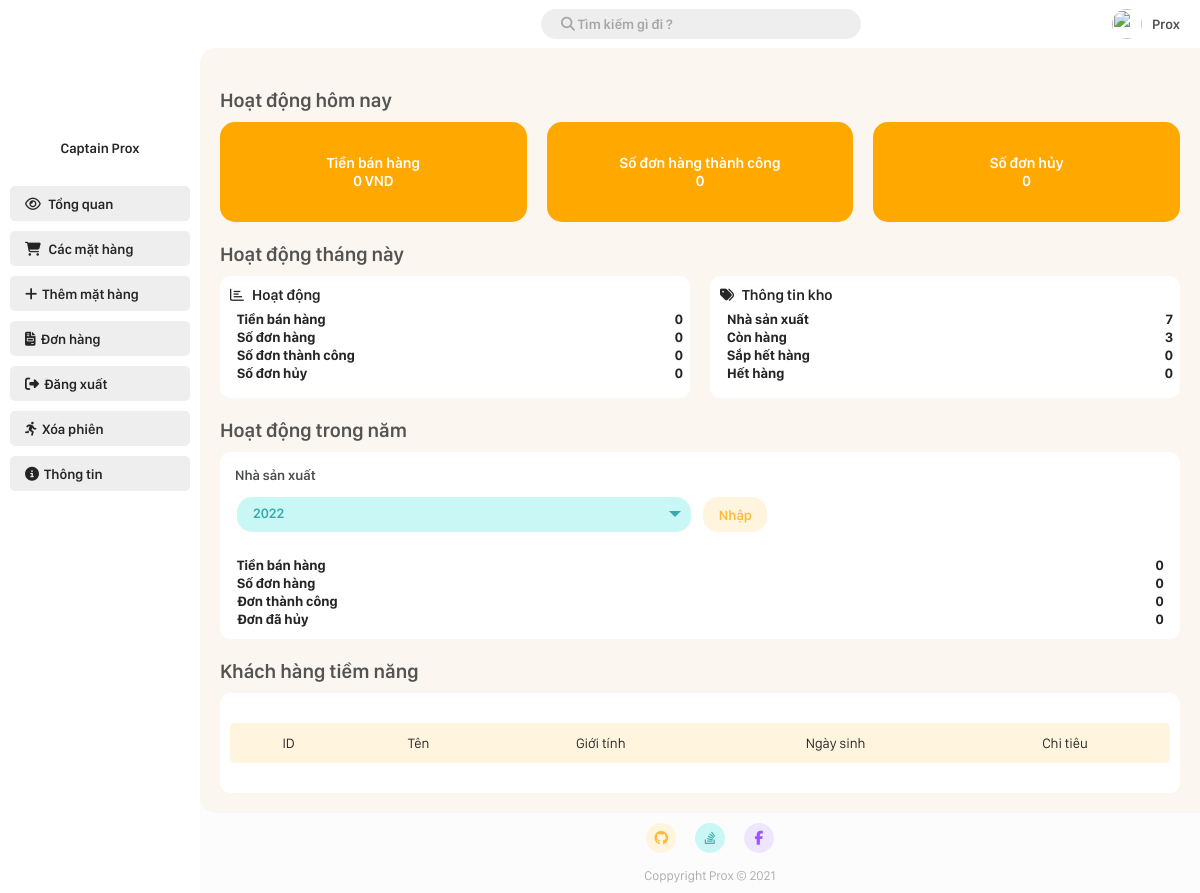
The page /Admin/index.php (signed in) on the database as committed earlier.
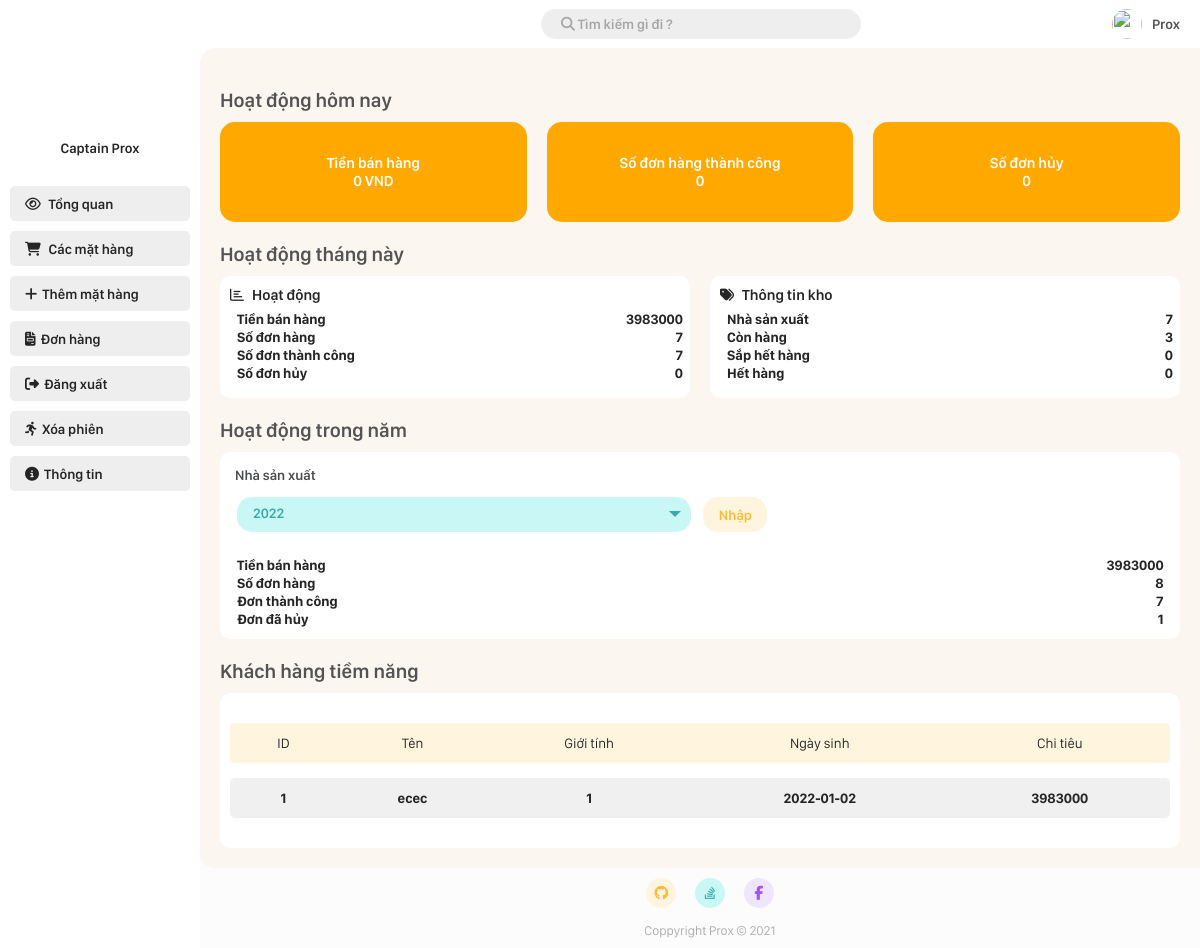
The same page on the database as committed later.
### tables this page shows
CREATE TABLE `customer` (
  `id` int(11) NOT NULL,
  `name` varchar(20) NOT NULL,
  `gender` bit(2) NOT NULL DEFAULT b'1',
  `dob` date NOT NULL,
  `email` varchar(20) NOT NULL,
  `password` varchar(20) NOT NULL,
  `phone` varchar(20) NOT NULL,
  `address` varchar(50) NOT NULL,
  `token` varchar(50) NOT NULL
);

### Admin/index.php (the view, shortened to what the changed rows need)
<!DOCTYPE html>
<html lang="en">
<head>
    <link rel="stylesheet" href="./CSS/style.css?v=2.2">
</head>
<body>
  <?php
      $query1month = "SELECT * FROM bill WHERE MONTH(TIMEDIFF(bill.time_order, CAST(CAST(NOW() AS DATE) AS DATETIME))) = 1";
      $totalOfMonth = "SELECT IFNULL(SUM(total), 0) as total_month FROM bill as t1 JOIN ( SELECT bill_detail.*,product.name,product.cost,product.cost * bill_detail.quantity as total FROM bill_detail JOIN product ON bill_detail.product_id = product.id ) as t2 ON t1.id = t2.bill_id WHERE MONTH(TIMEDIFF(t1.time_order, CAST(CAST(NOW() AS DATE) AS DATETIME))) = 1 AND t1.status = 2";
      $unSuccess_bill = 0;
      $totalOfMonthValueArray = mysqli_query($connect, $totalOfMonth);
      $totalOfMonthValue = mysqli_fetch_array($totalOfMonthValueArray);
      $success_bill_month = 0;
      $unSuccess_bill_month = 0;
      $queryMonthArray = mysqli_query($connect, $query1month);
      foreach ($queryMonthArray as $bill_month ) {
        if($bill_month['status'] == 2){
          $success_bill_month +=1;
        }else if($bill_month['status'] == 3){
          $unSuccess_bill_month +=1;
        }
      }
      $manufacturer_query = "SELECT count(*) as number_of_manufacturer FROM manufacturer";
      $number_of_manufacturer_array = mysqli_query($connect, $manufacturer_query);
      $number_of_manufacturer_result = mysqli_fetch_array($number_of_manufacturer_array);
      $number_of_manufacturer_value = $number_of_manufacturer_result['number_of_manufacturer'];
      $stocking_query = "SELECT count(*) as stocking FROM product WHERE quantity > 0";
      $stocking_array = mysqli_query($connect, $stocking_query);
      $stocking_result = mysqli_fetch_array($stocking_array);
      $stocking_value = $stocking_result['stocking'];
      $out_of_stock_soon_query = "SELECT count(*) as out_of_stock_soon FROM product WHERE quantity < 20";
      $out_of_stock_soon_array = mysqli_query($connect, $out_of_stock_soon_query);
      $out_of_stock_soon_result = mysqli_fetch_array($out_of_stock_soon_array);
      $out_of_stock_soon_value = $out_of_stock_soon_result['out_of_stock_soon'];
      $out_of_stock_query = "SELECT count(*) as out_of_stock FROM product WHERE quantity < 20";
      $out_of_stock_array = mysqli_query($connect, $out_of_stock_query);
      $out_of_stock_result = mysqli_fetch_array($out_of_stock_array);
      $out_of_stock_value = $out_of_stock_result['out_of_stock'];
      $top5spending = "SELECT id,name,gender,dob,spending FROM customer as cus JOIN ( SELECT sum(total) as spending,t1.customer_id FROM bill as t1 JOIN ( SELECT bill_detail.*,product.name,product.cost,product.cost * bill_detail.quantity as total FROM bill_detail JOIN product ON bill_detail.product_id = product.id ) as t2 ON t1.id = t2.bill_id GROUP BY t1.customer_id ) as cus2 ON cus.id = cus2.customer_id ORDER BY spending DESC LIMIT 5";
      $topSpending_result = mysqli_query($connect, $top5spending);
  ?>
  <?php
    $year = date("Y");
      $query1Year = "SELECT * FROM bill WHERE YEAR(bill.time_order) = $year";
      $totalOfYear = "SELECT IFNULL(SUM(total), 0) as total_year FROM bill as t1 JOIN ( SELECT bill_detail.*,product.name,product.cost,product.cost * bill_detail.quantity as total FROM bill_detail JOIN product ON bill_detail.product_id = product.id ) as t2 ON t1.id = t2.bill_id WHERE YEAR(t1.time_order) = $year AND t1.status = 2";
      $totalOfYearValueArray = mysqli_query($connect, $totalOfYear);
      $totalOfYearValue = mysqli_fetch_array($totalOfYearValueArray);
      $success_bill_year = 0;
      $unSuccess_bill_year = 0;
      $queryYearArray = mysqli_query($connect, $query1Year);
      foreach ($queryYearArray as $bill_year ) {
        if($bill_year['status'] == 2){
          $success_bill_year +=1;
        }else if($bill_year['status'] == 3){
          $unSuccess_bill_year +=1;
        }
      }
  ?>
        <div class="grid-container">
                <?php require_once "./root/navbar.php"; ?>
                <?php require_once "./root/sidebar.php"; ?>
            <div class="container-main">
                <h1 class="main-title">Hoạt động hôm nay</h1>
                    <h1 class="main-title">Hoạt động tháng này</h1>
                        <div class="monthly-activity">
                          <div class="monthly-activity-item">
                            <table>
                              <tr>
                                <th class="collumn-right">
                                  Tiền bán hàng
                                </th>
                                <th class="collumn-left">
                                  <?= $totalOfMonthValue['total_month'] ?>
                                </th>
                              </tr>
                              <tr>
                                <th class="collumn-right">
                                  Số đơn hàng
                                </th>
                                <th class="collumn-left">
                                  <?= $success_bill_month + $unSuccess_bill ?>
                                </th>
                              </tr>
                              <tr>
                                <th class="collumn-right">
                                  Số đơn thành công
                                </th>
                                <th class="collumn-left">
                                  <?= $success_bill_month ?>
                                </th>
                              </tr>
                              <tr>
                                <th class="collumn-right">
                                  Số đơn hủy
                                </th>
                                <th class="collumn-left">
                                  <?= $unSuccess_bill ?>
                                </th>
                              </tr>
                            </table>
                          </div>
                          <div class="monthly-activity-item">
                            <table>
                              <tr>
                                <th class="collumn-right">
                                  Nhà sản xuất
                                </th>
                                <th class="collumn-left">
                                  <?= $number_of_manufacturer_value ?>
                                </th>
                              </tr>
                              <tr>
                                <th class="collumn-right">
                                  Còn hàng
                                </th>
                                <th class="collumn-left">
                                  <?= $stocking_value ?>
                                </th>
                              </tr>
                              <tr>
                                <th class="collumn-right">
                                  Sắp hết hàng
                                </th>
                                <th class="collumn-left">
                                  <?= $out_of_stock_soon_value ?>
                                </th>
                              </tr>
                              <tr>
                                <th class="collumn-right">
                                  Hết hàng
                                </th>
                                <th class="collumn-left">
                                <?= $out_of_stock_value ?>
                                </th>
                              </tr>
                            </table>
                          </div>
                        </div>
                    <h1 class="main-title">Hoạt động trong năm</h1>
                    <div class="year-activity">
                          <div class="year-activity-item">
                              <form action="" method="get">
                                <table>
                                  <tr>
                                    <th class="collumn-right" >
                                      <div class="custom-select">
                                        <select id="year" name="year">
                                          <option value="<?= date("Y") ?>"><?= date("Y") ?></option>
                                        </select>
                                      </div>
                                    </th>
                                    <th class="collumn-right">
                                      <input type="submit" value="  Nhập  ">
                                    </th>
                                  </tr>
                                </table>
                              </form>
                              <br>
                              <table style="width:99%; margin-left: 5px;">
                              <tr>
                                <th class="collumn-right">
                                  Tiền bán hàng
                                </th>
                                <th class="collumn-left">
                                  <?= $totalOfYearValue['total_year'] ?>
                                </th>
                              </tr>
                              <tr>
                                <th class="collumn-right">
                                  Số đơn hàng
                                </th>
                                <th class="collumn-left">
                                  <?= $success_bill_year + $unSuccess_bill_year ?>
                                </th>
                              </tr>
                              <tr>
                                <th class="collumn-right">
                                  Đơn thành công
                                </th>
                                <th class="collumn-left">
                                  <?= $success_bill_year ?>
                                </th>
                              </tr>
                              <tr>
                                <th class="collumn-right">
                                  Đơn đã hủy
                                </th>
                                <th class="collumn-left">
                                <?= $unSuccess_bill_year ?>
                                </th>
                              </tr>
                            </table>
                          </div>
                    </div>
                    <h1 class="main-title">Khách hàng tiềm năng</h1>
                    <div class="year-activity">
                      <div class="year-activity-item">
                        <table class="styled-table">
                          <thead>
                            <tr>
                              <td>ID</td>
                              <td>Tên</td>
                              <td>Giới tính</td>
                              <td>Ngày sinh</td>
                              <td>Chi tiêu</td>
                            </tr>
                          </thead>
                          <tbody>
                            <?php foreach($topSpending_result as $spending){ ?>
                              <tr>
                                <th><?= $spending['id'] ?></th>
                                <th><?= $spending['name'] ?></th>
                                <th><?= $spending['gender'] ?></th>
                                <th><?= $spending['dob'] ?></th>
                                <th><?= $spending['spending'] ?></th>
                              </tr>
                            <?php } ?>
                          </tbody>
                          </table>
                      </div>
                    </div>
            </div>
                <?php require_once "./root/footer.php"; ?>
        </div>
</body>
</html>

Rows that differ between the two databases and show on the page:
added customer: id "1", name "ecec", gender "1", dob "2022-01-02", spending "3983000"
Other text that changed with them:
$totalOfMonthValue['total_month']: "0" → "3983000"
$success_bill_month + $unSuccess_bill: "0" → "7"
$success_bill_month: "0" → "7"
$totalOfYearValue['total_year']: "0" → "3983000"
$success_bill_year + $unSuccess_bill_year: "0" → "8"
$success_bill_year: "0" → "7"
$unSuccess_bill_year: "0" → "1"
